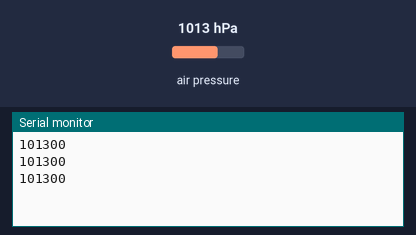
A sketch run on a simulated Arduino Uno, built with avr-gcc and run on an emulated ATmega328P. On the bench: the last lines printed to the serial monitor. Inputs (shaded band) come from the test bench; at power-on: air pressure 1013 hPa.

Above: at 1.3 s.
1.4 s: air pressure set to 952 hPa
At 1.9 s:
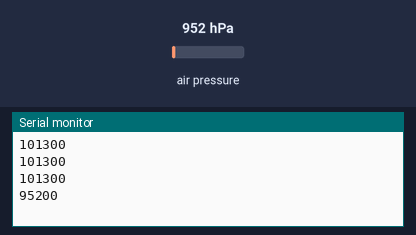
2.9 s: air pressure set to 975 hPa
At 3.4 s:
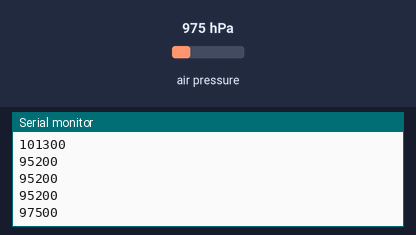
Timing chart, 0 to 5.9 s (numbered marks = the images above; inputs shaded):
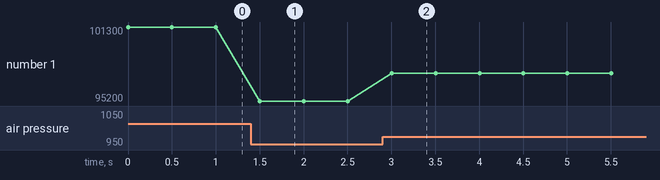

Measured:
- after the input at 1.4 s, the serial monitor: prints a new line after 0.10 s (image 1)
- after the input at 2.9 s, the serial monitor: prints a new line after 0.10 s (image 2)
- plotted number 1: 101300 → 95200 after the input at 1.4 s, 95200 → 97500 after the input at 2.9 s

The sketch:

Sensor_PressaoAr_BMP180.ino
```cpp
#include <Adafruit_BMP085.h>
#include <Wire.h>

Adafruit_BMP085 bmp;           //Iniciamos una instancia da livraria BMP085

void setup() {
  Serial.begin(9600);  //Iniciamos a comunicação serie
  if (!bmp.begin()) {  //Se há um erro ao iniciar a livraria ...
  Serial.println("Não se pode iniciar o sensor BMP085, comprova as ligações!");  //Mostramos uma mensagem
  while (1) {}   //Paramos a execução
  }
}

void loop() {
    /* Lemos os valores do sensor e sacamos a temperatura para o monitor serie
    Serial.print("Temperatura = ");
    Serial.print(bmp.readTemperature());
    Serial.println(" *C");

    //Calculamos a altitude assumindo a pressão barométrica 'standard' a 1013.25 milibares
    Serial.print("Altitude = ");
    Serial.print(bmp.readAltitude());
    Serial.println(" metros");

    //Calculamos a pressão a nivel do mar usando una função da livraria
    Serial.print("Pressão a nivel do mar (calculada) = ");
    Serial.print(bmp.readSealevelPressure());
    Serial.println(" Pa");

    //Podemos obter uma medição da altitude mais precisa sem conhecermos a pressão real a nivel do mar
    //Se é de 1015 millibars isso equivale a 101500 Pascals
    Serial.print("Altitude real = ");
    Serial.print(bmp.readAltitude(101500));
    Serial.println(" metros");

    */

    //Lemos os valores do sensor e sacamos a pressão atmosférica para o monitor serie
    //Serial.print("Pressão = ");
    //Serial.print(0);
    //Serial.print(" ");
    //Serial.print(190000);
    Serial.print(bmp.readPressure());
    //Serial.println(" Pa");

    Serial.println();  //Espaçado entre leituras
    delay(500);      //Pausa de 10 segundos entre leituras
}
```
